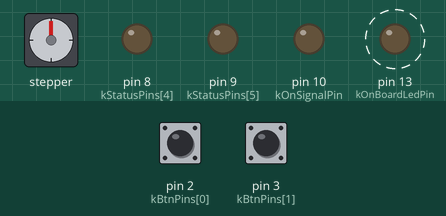
This sketch was run on a simulated Arduino Uno, built with avr-gcc and run on an emulated ATmega328P. On the bench: stepper motor, output pins drawn as LEDs (lit = HIGH). Wiring (inferred from the names in the program): stepper motor (2048 steps per turn assumed): coils pin 4, pin 5, pin 6, pin 7. Dashed ring = blinking. The test bench sets the inputs (shaded band); at power-on: pin 2 (kBtnPins[0]) LOW, pin 3 (kBtnPins[1]) LOW. EEPROM starts erased; pins used as bus, display or sensor lines are not drawn.

Above: at 4.6 s.
4.7 s: pin 2 (kBtnPins[0]) pulled HIGH for 0.15 s
At 6.2 s:
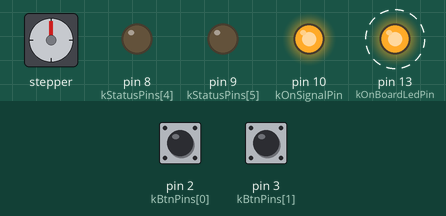
7.8 s: pin 3 (kBtnPins[1]) pulled HIGH for 1 s
At 10.0 s:
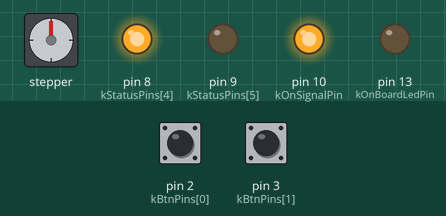
11.8 s: pin 3 (kBtnPins[1]) pulled HIGH for 3.2 s
At 15.2 s:
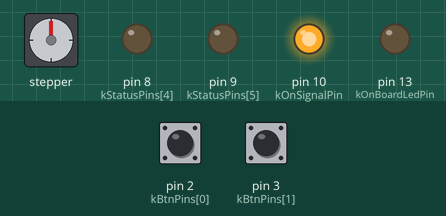
18.0 s: pin 2 (kBtnPins[0]) pulled HIGH for 3.2 s
At 22.4 s:
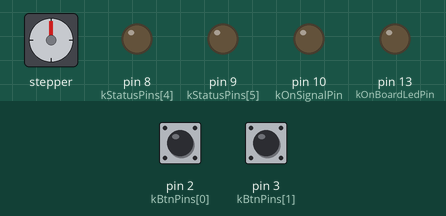
Timing chart, 0 to 23.7 s (numbered marks = the images above; inputs shaded):
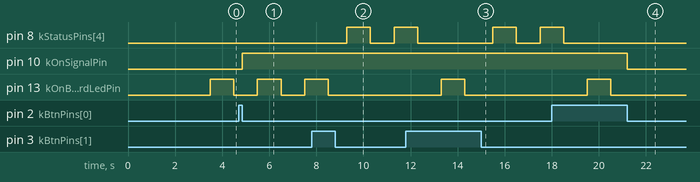

Measured:
- after the input at 4.7 s, pin 10 (kOnSignalPin): LOW → HIGH after 0.15 s
- after the input at 7.8 s, pin 8 (kStatusPins[4]): LOW → HIGH after 1.5 s, → LOW 1.0 s later, → HIGH 1.0 s later; pin 13 (kOnBoardLedPin): goes on until 8.5 s, then stays LOW
- after the input at 11.8 s, pin 13 (kOnBoardLedPin): goes on until 14.3 s, then stays LOW
- after the input at 18.0 s, pin 10 (kOnSignalPin): HIGH → LOW after 3.2 s; pin 13 (kOnBoardLedPin): goes on until 20.5 s, then stays LOW

The sketch:

ApHSC.ino
```cpp
// (licence header left out)
#include "Const.h"
#include "ApHSCZ.h"
#include <Arduino.h>
#include <HardwareSerial.h>
#include <stdint.h>
#include <WString.h>

void setup(void);
void loop(void);

// Setup
void setup() {
	// Initializing On-Board LED as an output
	pinMode(kOnBoardLedPin, OUTPUT);
	// Initializing On Signal Pin as output
	pinMode(kOnSignalPin, OUTPUT);
	// Initializing Buttons as inputs
	for (byte x = 0; x < ArrayLength(kBtnPins); x++) {
		pinMode(kBtnPins[x], INPUT);
	}
	// Initializing Status Pins as outputs
	for (byte x = 0; x < ArrayLength(kStatusPins); x++) {
		pinMode(kStatusPins[x], OUTPUT);
	}
	// Serial || Debug
	if (kMonitorEnabled || kDebugEnabled) {
		Serial.begin(SERIALBAUD);
		Serial.println(F("Heat Controller Up & Running."));
	}
	// Serial AND Debug!
	if (kMonitorEnabled && kDebugEnabled) {
		Serial.println(F("Don't blame me if you have to scroll~"));
	} else if (kDebugEnabled) { // Debug Time!
		Serial.println(F("Debug is enabled - don't get flooded!"));
	} else { // Just Serial please.
		Serial.println(F("Welcome, enjoy your stay."));
	}

	// ApHSC
	ApHSC::init();
}

// Program loop
void loop() {
	// Read the state of each button
	ApHSC::queryBtnState();
	// Reset counters when btn_push_count is OOR
	ApHSC::resetBtnPushCount();
	// Toggle power when btn_push_count != 0
	ApHSC::togglePower();
	// Still alive?
	ApHSC::heartBeat();
}
```

ApHSCZ.cpp
```cpp
// Helper functions for ApHSC

#include "Const.h"
#include "ApHSCZ.h"
#include "EEPROM.h"

// Count of button presses for each particular side
static byte btn_push_count[] = { 0, 0 };

// Enable Auto Startup
static byte auto_startup;
// Auto Start Saved Heat Level (per side)
static byte startup_heat[] = { 0, 0 };

// Enable Timer
static byte timer_enabled;

// Selected timer duration (from kTimerIntervals)
static byte timer_option;
// Only run timer once
static byte timer_expired;

void ApHSC::init() {
	auto_startup = 0;
	timer_enabled = 0;
	timer_option = 0;
	timer_expired = 0;

	// Prepare EEPROM
	byte stored_ver = EEPROM.read(EEPROMVER);
	byte current_ver = (CURRENTVER);
	if (current_ver != stored_ver) {
		if (kMonitorEnabled) {
			Serial.println(F("EEPROM version mismatch!"));
		}
		for (uint16_t x = 0; x < EEPROM.length(); x++) {
			EEPROM.write(x, 0);
		}
		EEPROM.write(EEPROMVER, current_ver);
		EEPROM.write(AUTOSTARTUP, 0);
		EEPROM.write(TIMEROPTION, kTimerIntvReset);
		for (byte x = 0; x < ArrayLength(startup_heat); x++) {
			EEPROM.write(x + HEATLVLOFFSET, 0);
		}
		if (kMonitorEnabled) {
			Serial.println(F("EEPROM Cleared!"));
		}
	}
	// Auto Startup & Timer Feature
	auto_startup = EEPROM.read(AUTOSTARTUP);
	if (auto_startup) {
		if (kMonitorEnabled) {
			Serial.println(F("Auto Startup & Timer Feature Enabled."));
		}
		// Retrieve Saved Heat Level
		for (byte x = 0; x < ArrayLength(startup_heat); x++) {
			startup_heat[x] = EEPROM.read(x + HEATLVLOFFSET);
			if (startup_heat[x] >= 0 && startup_heat[x] <= 3) {
				btn_push_count[x] = EEPROM.read(x + HEATLVLOFFSET);
				if (kMonitorEnabled) {
					Serial.print(F("Heat Level - "));
					switch (x) {
					case 0:
						Serial.print(F("Driver Side: "));
						break;
					case 1:
						Serial.print(F("Passenger Side: "));
						break;
					default:
						Serial.print(F("ERROR! - Saved value out of range: "));
						break;
					}
					switch (btn_push_count[x]) {
					case 0:
						Serial.println(F("OFF"));
						break;
					case 1:
						Serial.println(F("HIGH"));
						break;
					case 2:
						Serial.println(F("MEDIUM"));
						break;
					case 3:
						Serial.println(F("LOW"));
						break;
					default:
						Serial.print(btn_push_count[x]);
						Serial.println(F("."));
						break;
					}
				}
				timer_enabled = 1;
			} else {
				// Clear Saved Heat Level
				EEPROM.write(x + HEATLVLOFFSET, 0);
				if (kMonitorEnabled) {
					Serial.println(F("Auto Startup Heat Level Cleared."));
				}
			}
		}
		// Retrieve timer option
		byte stored_tmr = EEPROM.read(TIMEROPTION);
		if (stored_tmr >= 0 && stored_tmr <= 3) {
			timer_option = stored_tmr;
			if (kMonitorEnabled) {
				Serial.print(F("Timer Option Set, Current Value: "));
				Serial.print(kTimerIntervals[timer_option]);
				if (kTimerIntervals[timer_option] == 1) {
					Serial.println(F(" Minute."));
				} else {
					Serial.println(F(" Minutes."));
				}
			}
		} else {
			if (kMonitorEnabled) {
				Serial.print(F("Timer Interval Out Of Range: "));
				Serial.println(timer_option);
			}
			// Reset timer option
			EEPROM.write(TIMEROPTION, kTimerIntvReset);
			timer_option = kTimerIntvReset;
			if (kMonitorEnabled) {
				Serial.println(F("Timer Option Reset."));
			}
		}
	}
}

// Listen for single and press+hold button pressed events, while de-bouncing!
void ApHSC::queryBtnState() {
	// Tracks current button state for each particular side
	static byte btn_state[] = { 0, 0 };
	// Tracks previous button state for each particular side
	static byte last_btn_state[] = { 0, 0 };

	// Single and Hold Button States
	static byte btn_press_single = 0;
	static byte btn_press_hold = 0;

	// De-bounce period to filter out button bounce
	const byte kDebounceDelay = 25;

	// Time to trigger button press+hold event
	const int kBtnHoldTime = 500;

	// Time button was triggered
	static unsigned long btn_trigger = 0;
	// Time button was last triggered
	static unsigned long last_btn_trigger[] = { 0, 0 };

	for (byte x = 0; x < ArrayLength(btn_state); x++) {
		btn_state[x] = digitalRead(kBtnPins[x]);
		// first button press
		if (btn_state[x] == HIGH && last_btn_state[x] == LOW) {
			if (kMonitorEnabled) {
				Serial.println(F("Button Triggered:"));
			}
			btn_trigger = millis();
		}
		// button held
		if (btn_state[x] == HIGH && last_btn_state[x] == HIGH) {
			if ((millis() - btn_trigger) > kBtnHoldTime) {
				btn_press_hold = 1;
			}
		}
		// button released
		if (btn_state[x] == LOW && last_btn_state[x] == HIGH) {
			if (((millis() - btn_trigger) > kDebounceDelay)
				&& btn_press_hold != 1) {
				if ((millis() - last_btn_trigger[x]) >= kDebounceDelay * 2) {
					btn_press_single = 1;
					last_btn_trigger[x] = millis();
				}
			}
			if (btn_press_hold == 1) {
				if (kMonitorEnabled) {
					Serial.print(F("Press+Hold Event "));
				}
				if (kBtnPins[x] == 2) {
					if (kMonitorEnabled) {
						Serial.println(F("- Driver Side."));
					}
					saveState(x);
				}
				if (kBtnPins[x] == 3) {
					if (kMonitorEnabled) {
						Serial.println(F("- Passenger Side."));
					}
					saveState(x);
				}
				btn_press_hold = 0;
			}
		}
		if (btn_press_single == 1
			&& (millis() - last_btn_trigger[x]) < kBtnHoldTime) {
			if (kMonitorEnabled) {
				Serial.print(F("Single Press Event "));
			}
			if (kBtnPins[x] == 2) {
				btn_push_count[0]++;
				if (kMonitorEnabled) {
					Serial.println(F("- Driver Side."));
				}
			}
			if (kBtnPins[x] == 3) {
				btn_push_count[1]++;
				if (kMonitorEnabled) {
					Serial.println(F("- Passenger Side."));
				}
			}
			btn_press_single = 0;
		}
		last_btn_state[x] = btn_state[x];
	}
}

// Reset Button Push Count if/when out of range.
void ApHSC::resetBtnPushCount() {
	// Maximum allowed number of button presses/per side
	static const byte kMaxBtnPushCount = ArrayLength(kStatusPins) / 2;
	for (byte x = 0; x < ArrayLength(btn_push_count); x++) {
		if (btn_push_count[x] > kMaxBtnPushCount) {
			if (kMonitorEnabled) {
				Serial.println(F("Button Press Counter Reset."));
			}
			btn_push_count[x] = 0;
		}
	}
}

// Toggles power ON/OFF in accordance to btn_push_count.
void ApHSC::togglePower() {
	if (btn_push_count[0] != 0 || btn_push_count[1] != 0) {
		power(1);
		if (kDebugEnabled) {
			Serial.println(F("Power is ON."));
		}
	} else {
		power(0);
		if (kDebugEnabled) {
			Serial.println(F("Power is OFF."));
		}
	}
	// Update heatTimer() if enabled (and not expired).
	if (timer_enabled && !timer_expired) {
		heatTimer();
		if (kDebugEnabled) {
			Serial.println(F("Checking on Timer."));
		}
	}
}

// Blinks onBoardLed to indicate HeartBeat per every 1 second.
// Use this to measure loop() speed.
void ApHSC::heartBeat() {
	static unsigned int led_status = LOW;
	static unsigned long led_blink_time = 0;
	// Possibly the most straightforward blink of all time (besides blink())
	if ((long)(millis() - led_blink_time) >= 0) {
		led_status = (led_status == HIGH ? LOW : HIGH);
		digitalWrite(kOnBoardLedPin, led_status);
		led_blink_time = millis() + kLedBlinkRate;
	}
}

/*
* Saves Auto Start option (along with timer) to EEPROM when (driver button)
* press+hold is triggered along with the currently selected heat level.
* Saves timer_option to EEPROM when (passenger button) press+hold is triggered.
* Disables Auto Start, resets timer_option and Heat Level if both heat levels
* are OFF when (driver button) press+hold is triggered.
* Resets timer_option to kTimerIntvReset when (passenger button) press+hold
* is triggered and (passenger) heat level is OFF.
*
* EEPROM is saved as such:
* [0:EEPROMver, 1:auto_startup, 2:timer_option, 3:drvHeatLevel, 4:pasHeatLevel]
*/
void ApHSC::saveState(byte btn) {
	if (btn == 0) { // Driver button press+hold
		if ((btn_push_count[0] == 0) && (btn_push_count[1] == 0)) {
			if (kMonitorEnabled) {
				Serial.println(F("Auto Startup & Timer Feature Disabled."));
				Serial.println(F("Timer Interval Reset."));
			}
			EEPROM.write(AUTOSTARTUP, 0);
			EEPROM.write(TIMEROPTION, kTimerIntvReset);
			for (byte x = 0; x < ArrayLength(btn_push_count); x++) {
				EEPROM.write(x + HEATLVLOFFSET, 0);
			}
			if (kMonitorEnabled) {
				Serial.println(F("Auto Startup Heat Level Cleared."));
			}
			blink(btn, 1); // blink OFF Pattern
		}
		if ((btn_push_count[0] >= 1 && btn_push_count[0] <= 3)
			|| (btn_push_count[1] >= 1 && btn_push_count[1] <= 3)) {
			if (kMonitorEnabled) {
				Serial.println(F("Auto Startup & Timer Feature Enabled."));
			}
			EEPROM.write(AUTOSTARTUP, 1);
			for (byte x = 0; x < ArrayLength(btn_push_count); x++) {
				EEPROM.write(x + HEATLVLOFFSET, btn_push_count[x]);
			}
			if (kMonitorEnabled) {
				Serial.println(F("Auto Startup Heat Levels Saved."));
			}
			blink(btn, 0); // blink ON Pattern
		}
	}
	if (btn == 1) { // Passenger button press+hold
		if (btn_push_count[btn] >= 1 && btn_push_count[btn] <= 3) {
			EEPROM.write(TIMEROPTION, btn_push_count[btn] - 1);
		} else {
			if (kMonitorEnabled) {
				Serial.println(F("Heat Level is OFF, Timer Interval Reset."));
			}
			EEPROM.write(TIMEROPTION, kTimerIntvReset);
		}
		blink(btn, 2); // blink TOGGLE Pattern
	}
}

/*
* Blinks LED for the current heat level in the desired pattern.
* Powers off unit before blinking status LEDs.
*/
void ApHSC::blink(byte btn, byte pattern) {
	// Save btn_push_count[btn] to save our current state.
	byte prev_btn_push_count = 0;
	prev_btn_push_count = btn_push_count[btn];

	// blink Patterns:
	//        {onTime, offTime}:               ON    -   OFF    -  TOGGLE   -  ERROR
	const unsigned long blinkPatterns[] = { 1500, 500, 350, 1500, 1000, 1000, 350, 350 };

	const int blinkDelay = 500;
	unsigned long blinkTimer = millis();
	unsigned long patternTimer = millis() + blinkDelay;

	if (pattern >= 3) {
		pattern = 3;
	}
	if (kMonitorEnabled) {
		Serial.print(F("Blink Pattern: "));

		switch (pattern) {
		case 0:
			Serial.println(F("ON."));
			break;
		case 1:
			Serial.println(F("OFF."));
			break;
		case 2:
			Serial.println(F("TOGGLE."));
			break;
		default:
			Serial.println(F("Pattern out of Range!"));
			break;
		}
	}
	/*
	* Setting btn_push_count[btn] to 0 and calling togglePower()
	* prior to running the blink patterns ensures we don't
	* toggle heat on and off as we blink.
	*/
	btn_push_count[btn] = 0;
	togglePower();

	byte blink_pin = 0;
	int pin_offset = 0;

	for (byte x = 0; x < ArrayLength(kBtnPins); x++) {
		if (prev_btn_push_count >= 1) {
			blink_pin = prev_btn_push_count;
		} else {
			blink_pin = 2;
		}
		if (btn == 0) {
			pin_offset = -1;
		} else {
			pin_offset = 2;
		}
		// Every time blink() gets called;
		// Wait for blinkDelay before we run the blink patterns.
		while (millis() - blinkTimer < blinkDelay) {
			if (kDebugEnabled) {
				Serial.println(millis() - blinkTimer);
			}
		}
		if (kDebugEnabled) {
			Serial.println(F("HIGH"));
		}
		while (millis() - patternTimer < (blinkPatterns[(pattern * 2)])) {
			digitalWrite(kStatusPins[blink_pin] + pin_offset, HIGH);
			if (kDebugEnabled) {
				Serial.println(millis() - patternTimer);
			}
		}
		patternTimer = millis();
		if (kDebugEnabled) {
			Serial.println(F("LOW"));
		}
		while (millis() - patternTimer < (blinkPatterns[(pattern * 2) + 1])) {
			digitalWrite(kStatusPins[blink_pin] + pin_offset, LOW);
			if (kDebugEnabled) {
				Serial.println(millis() - patternTimer);
			}
		}
		patternTimer = millis();
	}
	// Restore btn_push_count[btn] to restore program state before blink().
	btn_push_count[btn] = prev_btn_push_count;
	togglePower();
}

// Toggles our ON/OFF signal.
void ApHSC::power(boolean state) {
	if (state) {
		digitalWrite(kOnSignalPin, HIGH);
		toggleHeat(1);
	} else {
		toggleHeat(0);
		digitalWrite(kOnSignalPin, LOW);
	}
}

// Toggles heat ON/OFF.
void ApHSC::toggleHeat(boolean state) {
	if (state) {
		for (byte x = 0; x < ArrayLength(btn_push_count); x++) {
			heatLevel(btn_push_count[x], x);
		}
	} else {
		for (byte x = 0; x < ArrayLength(kStatusPins); x++) {
			digitalWrite(kStatusPins[x], LOW);
		}
	}
}

// Toggles heat level per side.
void ApHSC::heatLevel(byte level, byte side) {
	for (byte n = 0; n < ArrayLength(kStatusPins) / 2; n++) {
		if (side == 0 && level > 0) {
			digitalWrite(kStatusPins[n], LOW);
			digitalWrite(kStatusPins[level] - 1, HIGH);
		}
		if (side == 0 && level == 0) {
			digitalWrite(kStatusPins[n], LOW);
		}
		if (side == 1 && level > 0) {
			digitalWrite(kStatusPins[n] + 3, LOW);
			digitalWrite(kStatusPins[level] + 2, HIGH);
		}
		if (side == 1 && level == 0) {
			digitalWrite(kStatusPins[n] + 3, LOW);
		}
	}
}

/*
* Start a timer if Auto Start is enabled and timer_enabled is true.
* Switch from saved Auto Start heatLevel to OFF after millis() - kRunTime >= timer.
* Stop all timers if btn_push_count changes while a timer is active for either side.
*/
void ApHSC::heatTimer() {
	// Track timer state
	static byte timer_state[] = { 0, 0 };
	// Timer trigger (in mills)
	static unsigned long timer[] = { 0, 0 };
	// Convert from minutes to mills
	static unsigned long kRunTime =
		(unsigned long)kTimerIntervals[timer_option] * 60 * 1000;

	// Save btn_push_count[btn]
	static byte kPrevBtnPushCount[ArrayLength(btn_push_count)];
	for (byte x = 0; x < ArrayLength(btn_push_count); x++) {
		kPrevBtnPushCount[x] = startup_heat[x];
	}
	// Our Timer (is complicated)...
	for (byte x = 0; x < ArrayLength(timer_state); x++) {
		if (timer_state[x]) { // Timer is running
			if (kDebugEnabled) {
				Serial.print(F("Timer is running for: "));
				Serial.println(x);
			}
			if ((long)millis() - kRunTime >= timer[x]) {
				timer[x] = millis();
			} else {
				timer_state[x] = 0; // Reset timer state
				btn_push_count[x] = 0; // Reset btn_push_count
				if (kMonitorEnabled) {
					Serial.print(F("Timer has been reset for: "));
					Serial.println(x);
				}
			}
		}
		// btn_push_count changed
		if (kPrevBtnPushCount[x] != btn_push_count[x]) {
			timer_state[x] = 0;
			if (!timer_state[x]) {
				for (byte x = 0; x < ArrayLength(btn_push_count); x++) {
					btn_push_count[x] = 0;
					timer_state[x] = 0;
				}
			}
			if (kMonitorEnabled) {
				Serial.print(F("btnPushCount[btn] has changed for: "));
				Serial.println(x);
			}
		}
		// Don't run timer if already OFF
		if (btn_push_count[x] == 0) {
			timer_state[x] = 0;
			if (kDebugEnabled) {
				Serial.print(F("This side's timer is disabled: "));
				Serial.println(x);
			}
		} else {
			timer_state[x] = 1;
		}
		// Both timers have been reset
		if (!timer_state[0] && !timer_state[1]) {
			// Both buttons have been reset
			if (!btn_push_count[0] && !btn_push_count[1]) {
				timer_expired = 1;
				if (kMonitorEnabled) {
					Serial.println(F("Timer has expired."));
				}
			}
		}
	}
}
```

ApHSCZ.h
```cpp
// ApHSCZ.h

#ifndef _APHSC_h
#define _APHSC_h

#if defined(ARDUINO) && ARDUINO >= 100
	#include "arduino.h"
#else
	#include "WProgram.h"
#endif

class ApHSC {
public:
	static void init();
	static void queryBtnState();
	static void resetBtnPushCount();
	static void togglePower();
	static void heartBeat();

private:
	static void saveState(byte);
	static void blink(byte, byte);
	static void power(boolean);
	static void toggleHeat(boolean);
	static void heatLevel(byte, byte);
	static void heatTimer();
};

#endif
```

Const.h
```cpp
// Const.h

#ifndef _CONST_h
#define _CONST_h

#if defined(ARDUINO) && ARDUINO >= 100
	#include "arduino.h"
#else
	#include "WProgram.h"
#endif

// Dashboard Buttons to monitor
const byte kBtnPins[] = { 2, 3 };

// Output to ULN2003A & M54564P
const byte kStatusPins[] = { 4, 5, 6, 7, 8, 9 };
// Pin 10 is only for ON Signal so we keep it out of the array
const byte kOnSignalPin = 10;
// On-Board LED (on Arduino)
const byte kOnBoardLedPin = 13;

// How far do we count before switching heat level (in minutes)
const byte kTimerIntervals[] = { 15, 10, 5, 1 };
// Reset timer_option to (from kTimerIntervals)
const byte kTimerIntvReset = 3;

// HeartBeat (LED) blink rate (in milliseconds)
const unsigned int kLedBlinkRate = 1000;

// Enable Serial "Monitor" - For simple monitoring
const byte kMonitorEnabled = 0;
// Enable an additional "Monitor" - to debug timing related issues
const byte kDebugEnabled = 0;

// Macro(s)
#define ArrayLength(x) (sizeof(x) / sizeof(x[0]))
#define SERIALBAUD 9600

// Mapped EEPROM Data
#define EEPROMVER 0
#define AUTOSTARTUP 1
#define TIMEROPTION 2
#define HEATLVLOFFSET 3
#define CURRENTVER 1

#endif
```
